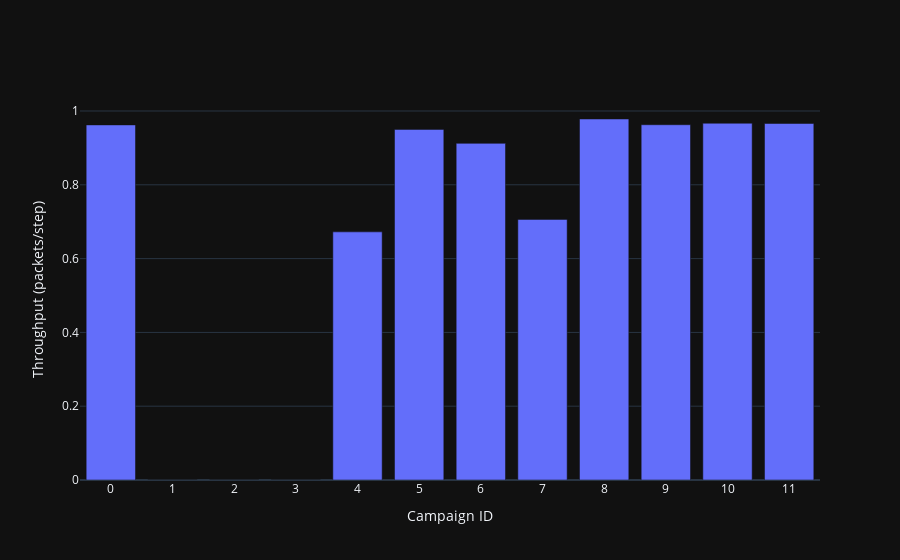

Notebook cell for this chart:
### Code cell
fig = go.Figure()

campaign_hovertemplate = '<b>Score: %{y}</b><br>'
for index, column in enumerate(variable_columns):
    campaign_hovertemplate += column + ': %{customdata['+ str(index) + ']}<br>'
campaign_hovertemplate += '<extra></extra>'

fig.add_trace(go.Bar(
    x=result_df['campaign_id'],
    y=result_df['score'],
    name='Avg. Throughput',
    customdata=result_df[variable_columns],
    hovertemplate=campaign_hovertemplate
))

fig.update_layout(
    barmode='overlay',
    xaxis_title='Campaign ID',
    yaxis_title='Throughput (packets/step)',
    hovermode='x'
)

fig.update_xaxes(
   ticktext=[str(i) for i in range(24)],
   tickvals=[i for i in range(24)],
)

fig.show()

### Figure 1 — Plotly figure (JSON) as saved in the notebook; plotly's stock layout.template omitted (floating-point values rounded to 4 significant figures)
{"data": [{"customdata": [["1", "1", "30", "True"], ["1", "1", "30", "False"], ["1", "1", "30", "False"], ["1", "1", "30", "False"], ["1", "1", "30", "False"], ["1", "1", "30", "False"], ["1", "1", "30", "False"], ["1", "1", "30", "False"], ["1", "1", "30", "False"], ["1", "1", "30", "False"], ["1", "1", "30", "False"], ["1", "1", "30", "False"]], "hovertemplate": "<b>Score: %{y}</b><br>repetitions: %{customdata[0]}<br>num_agents: %{customdata[1]}<br>mission_size: %{customdata[2]}<br>training: %{customdata[3]}<br><extra></extra>", "name": "Avg. Throughput", "x": [0, 1, 2, 3, 4, 5, 6, 7, 8, 9, 10, 11], "y": [0.9623, 0.0, 0.0, 0.0, 0.6725, 0.9502, 0.9123, 0.7063, 0.9784, 0.9628, 0.9669, 0.9663], "type": "bar"}], "layout": {"barmode": "overlay", "xaxis": {"title": {"text": "Campaign ID"}, "ticktext": ["0", "1", "2", "3", "4", "5", "6", "7", "8", "9", "10", "11", "12", "13", "14", "15", "16", "17", "18", "19", "20", "21", "22", "23"], "tickvals": [0, 1, 2, 3, 4, 5, 6, 7, 8, 9, 10, 11, 12, 13, 14, 15, 16, 17, 18, 19, 20, 21, 22, 23]}, "yaxis": {"title": {"text": "Throughput (packets/step)"}}, "hovermode": "x"}}
